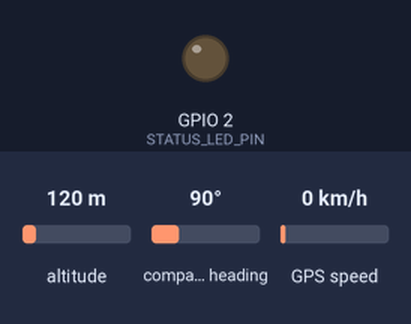
Recording of a sketch running on a simulated ESP32-S3. On the bench: output pins drawn as LEDs (lit = HIGH). The inputs (shaded band) are chosen by the test bench; at power-on: altitude 120 m, compass heading 90°, GPS speed 0 km/h. The GPS gets a fix after 3 s at 37.7749, -122.4194 with 8 satellites; what the sketch prints to the serial monitor is not drawn.

Above: at 1.77 s.
Timing chart, 0 to 3.5 s (numbered marks = the images above):
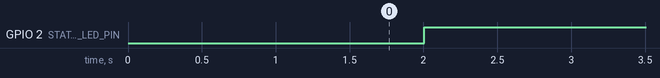

The sketch:

gps_diagnostic.ino
```cpp
/**
 * ============================================================================
 * NWU Bus Tracking — NEO-7N GPS Hardware Diagnostic Tool
 * ============================================================================
 *
 * Purpose:
 *   Use this quick diagnostic sketch to verify your NEO-7N GPS wiring, antenna,
 *   and satellite fix BEFORE deploying the full Wi-Fi/Firebase code.
 *
 * Instructions:
 *   1. Upload this sketch to your ESP32-S3 WROOM.
 *   2. Open the Serial Monitor @ 115200 baud.
 *   3. If you see raw NMEA text ($GPRMC, $GPGGA...), the wiring is 100% correct!
 *   4. Take the antenna near a window or outdoors to get satellite lock.
 */

#include "TinyGPSPlus.h"
#include "config.h"

HardwareSerial gpsSerial(1);
TinyGPSPlus gps;

unsigned long lastPrintMs = 0;

void setup() {
  Serial.begin(115200);
  delay(1500);

  Serial.println("\n=======================================================");
  Serial.println("     NEO-7N GPS Diagnostic Tool (ESP32-S3 WROOM)       ");
  Serial.println("=======================================================");
  Serial.printf("[SETUP] Initializing UART1 on RX=GPIO%d, TX=GPIO%d @ %d baud...\n",
                GPS_RX_PIN, GPS_TX_PIN, GPS_BAUD_RATE);

  gpsSerial.begin(GPS_BAUD_RATE, SERIAL_8N1, GPS_RX_PIN, GPS_TX_PIN);

  pinMode(STATUS_LED_PIN, OUTPUT);
  digitalWrite(STATUS_LED_PIN, LOW);

  Serial.println("[SETUP] Ready! Waiting for NMEA data from NEO-7N module...\n");
  Serial.println("-------------------------------------------------------");
}

void loop() {
  // Read all incoming bytes from NEO-7N
  while (gpsSerial.available() > 0) {
    char c = gpsSerial.read();
    gps.encode(c);
  }

  // Print diagnostic status every 2 seconds
  if (millis() - lastPrintMs >= 2000) {
    lastPrintMs = millis();

    Serial.println("\n--- [GPS DIAGNOSTIC REPORT] ---");
    Serial.printf("Characters Processed: %lu\n", gps.charsProcessed());
    Serial.printf("Sentences with Fix  : %lu\n", gps.sentencesWithFix());
    Serial.printf("Checksum Errors     : %lu\n", gps.failedChecksum());

    if (gps.charsProcessed() < 10) {
      Serial.println("\n[!] WARNING: No data received from GPS module!");
      Serial.println("    -> Check your wiring: NEO-7N TX pin MUST connect to ESP32 GPIO 18 (RX).");
      Serial.println("    -> Ensure NEO-7N VCC is receiving 3.3V or 5V and GND is connected.");
      digitalWrite(STATUS_LED_PIN, LOW);
      return;
    }

    Serial.printf("Satellites in View  : %d\n", gps.satellites.value());

    if (gps.location.isValid()) {
      digitalWrite(STATUS_LED_PIN, HIGH);
      Serial.println("[*] GPS FIX ACQUIRED!");
      Serial.printf("    Latitude : %.6f\n", gps.location.lat());
      Serial.printf("    Longitude: %.6f\n", gps.location.lng());
      Serial.printf("    Speed    : %.2f km/h\n", gps.speed.kmph());
      Serial.printf("    Altitude : %.1f meters\n", gps.altitude.meters());
      if (gps.date.isValid() && gps.time.isValid()) {
        Serial.printf("    UTC Time : %04d-%02d-%02d %02d:%02d:%02d\n",
                      gps.date.year(), gps.date.month(), gps.date.day(),
                      gps.time.hour(), gps.time.minute(), gps.time.second());
      }
    } else {
      digitalWrite(STATUS_LED_PIN, !digitalRead(STATUS_LED_PIN)); // Flash LED
      Serial.println("[~] Searching for satellite lock...");
      Serial.println("    -> Make sure the external ceramic antenna is facing the open sky.");
      Serial.println("    -> First lock (cold start) takes 1 to 3 minutes outdoors.");
    }
  }
}
```

config.h
```cpp
#ifndef CONFIG_H
#define CONFIG_H

// ============================================================================
// 1. WI-FI CONFIGURATION
// ============================================================================
// The ESP32-S3 will connect to this Wi-Fi network (e.g., driver's mobile hotspot or bus Wi-Fi)
#define WIFI_SSID           "NWU_Bus_Hotspot"         // Change to your mobile hotspot / Wi-Fi SSID
#define WIFI_PASSWORD       "nwu123456"               // Change to your Wi-Fi password

// ============================================================================
// 2. BUS IDENTIFICATION
// ============================================================================
// Target Bus ID corresponding to the Flutter tracking app:
// Options: "BUS_101", "BUS_102", "BUS_103", "BUS_104"
#define BUS_ID              "BUS_101"

// ============================================================================
// 3. FIREBASE REALTIME DATABASE CONFIGURATION
// ============================================================================
// Your Firebase Realtime Database Host (no trailing slash)
#define FIREBASE_HOST       "https://nwu-bus-tracking-default-rtdb.firebaseio.com"

// Firebase Web API Key (from your project's firebase_options.dart)
#define FIREBASE_API_KEY    "AIzaSyB_quaT0wOizTrB1n6JNkSB7shZjD6tbPc"

// Device Authentication Mode:
// Set true to authenticate with Email/Password (recommended for production rules)
// Set false if using Database Secret or open test rules
#define USE_EMAIL_AUTH      true
#define DEVICE_EMAIL        "tracker_bus101@nwu.edu.bd"
#define DEVICE_PASSWORD     "tracker@nwu2026"

// (Optional) Database Secret token if USE_EMAIL_AUTH is false
#define FIREBASE_SECRET     ""

// ============================================================================
// 4. HARDWARE PIN DEFINITIONS (ESP32-S3 WROOM)
// ============================================================================
// UART1 pins connected to u-blox NEO-7N GPS module:
// Connect NEO-7N TX pin  -->  ESP32 GPS_RX_PIN (GPIO 18)
// Connect NEO-7N RX pin  -->  ESP32 GPS_TX_PIN (GPIO 17)
#define GPS_RX_PIN          18
#define GPS_TX_PIN          17
#define GPS_BAUD_RATE       9600   // Default u-blox baud rate

// Status LED Pin:
// Blinks fast (100ms) = Connecting to Wi-Fi
// Blinks slow (500ms) = Wi-Fi OK, searching for GPS satellites
// Solid ON / Flash on upload = GPS Lock acquired & streaming coordinates
#define STATUS_LED_PIN      2

// ============================================================================
// 5. TRANSMISSION & FILTERING TIMERS
// ============================================================================
#define TELEMETRY_INTERVAL_MS   3000   // Publish GPS update every 3 seconds (3000ms)
#define REAUTH_INTERVAL_MS      3000000 // Refresh Firebase ID token every ~50 minutes

#endif // CONFIG_H
```

Measured:
- by itself, GPIO 2 (STATUS_LED_PIN): LOW → HIGH at 2.0 s
